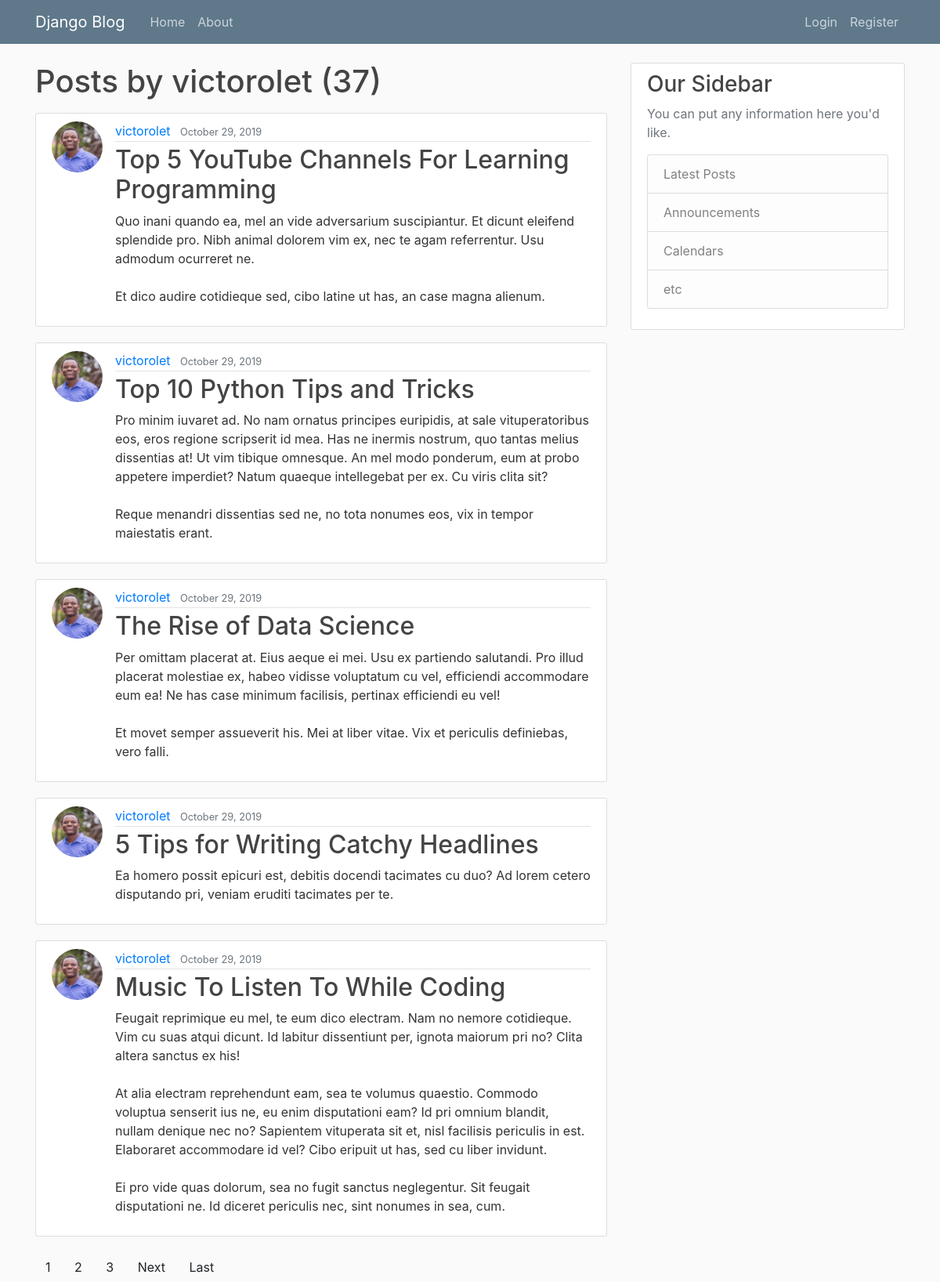
/blog/user/victorolet, run on an earlier commit of the app's database.
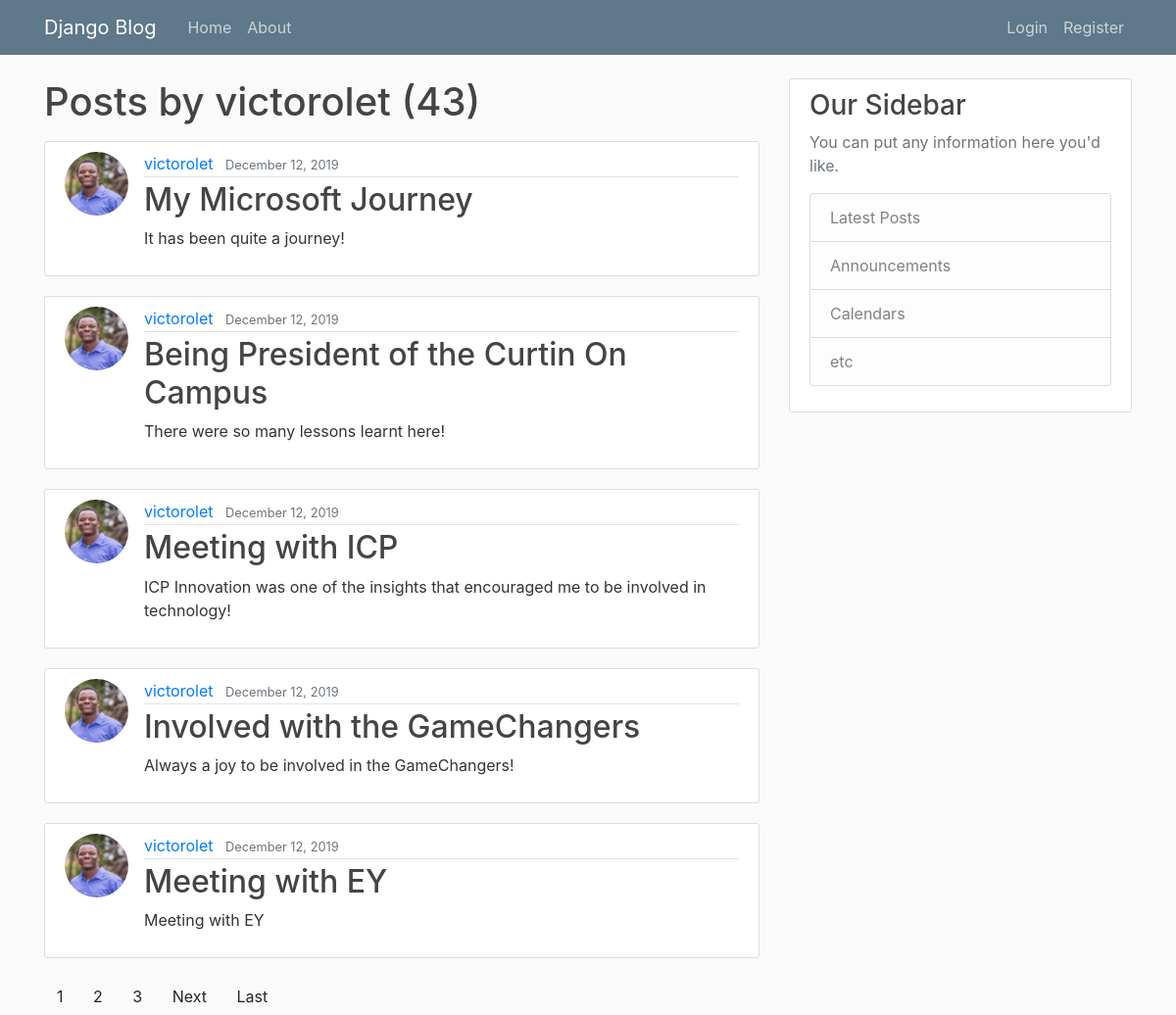
And on a later commit of the database.
### blog/models.py (models this page shows, shortened)
class Post(models.Model):
    title = models.CharField(max_length=100)
    content = models.TextField()
    date_posted = models.DateTimeField(default=timezone.now)
    author = models.ForeignKey(User, on_delete=models.CASCADE)
    objects = models.Manager()
    image = models.ImageField(upload_to="post_pics")

### users/models.py (models this page shows, shortened)
class Profile(models.Model):
    user = models.OneToOneField(User, on_delete=models.CASCADE)
    image = models.ImageField(default="default.jpg", upload_to="profile_pics")

### blog/views.py (the view)
# urls.py: path("user/<str:username>", UserPostListView.as_view(),name="user-posts"),
class UserPostListView(ListView):
    model=Post
    template_name ="blog/user_posts.html"  #<app>/<model>_<viewtype>.html
    context_object_name ="posts"
    paginate_by = 5
    def get_queryset(self):
        user=get_object_or_404(User,username=self.kwargs.get("username"))
        return Post.objects.filter(author=user).order_by("-date_posted")

### blog/templates/blog/user_posts.html (shortened to what this page needs)
{% extends "blog/base.html" %}
{% block content %}
<h1 class="mb-3">Posts by {{view.kwargs.username}} ({{ page_obj.paginator.count }})</h1>
{% for post in posts %}
<article class="media content-section">
  <img class="rounded-circle article-img" src="{{post.author.profile.image.url}}" alt="">
  <div class="media-body">
    <div class="article-metadata">
      <a class="mr-2" href="{% url 'user-posts' post.author.username %}">{{ post.author }}</a>
      <small class="text-muted">{{ post.date_posted | date:"F d, Y" }}</small>
    </div>
    <h2><a class="article-title" href="{% url 'post-detail' post.id %}">{{ post.title }}</a></h2>
    <p class="article-content">{{ post.content }}</p>
  </div>
</article>
{% endfor %}
{% if is_paginated %}
{% for num in page_obj.paginator.page_range %}
{% if page_obj.number == num %}
<a class=btn btn-info mb-4 href="?page={{num}}">{{num}}</a>
{% elif num > page_obj.number|add:"-3" and num < page_obj.number|add:"3" %}
<a class=btn btn-outline-info mb-4 href="?page={{num}}">{{num}}</a>
{% endif %}
{% endfor %}
{% if page_obj.has_next %}
<a class=btn btn-outline-info mb-4 href="?page={{page_obj.next_page_number}}">Next</a>
<a class=btn btn-outline-info mb-4 href="?page={{page_obj.paginator.num_pages}}">Last</a>
{% endif %}
{% endif %}
{% endblock content %}

### blog/templates/blog/base.html (shortened to what this page needs)
{%load static%}
<!DOCTYPE html>
<html lang="en">
<head>
    <link rel="stylesheet" href="https://stackpath.bootstrapcdn.com/bootstrap/4.3.1/css/bootstrap.min.css">
    <link rel="stylesheet" type="text/css" href="{% static 'blog/main.css' %}">
</head>
<body>
        <header class="site-header">
            <nav class="navbar navbar-expand-md navbar-dark bg-steel fixed-top">
                <div class="container">
                <a class="navbar-brand mr-4" href="{% url 'blog-home' %}">Django Blog</a>
                <div class="collapse navbar-collapse" id="navbarToggle">
                    <div class="navbar-nav mr-auto">
                    <a class="nav-item nav-link" href="{% url 'blog-home' %}">Home</a>
                    <a class="nav-item nav-link" href="{% url 'blog-about' %}">About</a>
                    </div>
                    <div class="navbar-nav">
                      {% if user.is_authenticated %}
                      <a class="nav-item nav-link" href="{% url 'post-create' %}">New Post</a>
                      <a class="nav-item nav-link" href="{% url 'profile' %}">Profile</a>
                      <a class="nav-item nav-link" href="{% url 'logout' %}">Logout</a>
                      {% else %}
                        <a class="nav-item nav-link" href="{% url 'login' %}">Login</a>
                        <a class="nav-item nav-link" href="{% url 'register' %}">Register</a>
                      {% endif %}
                    </div>
                </div>
                </div>
            </nav>
        </header>
        <main role="main" class="container">
                <div class="row">
                  <div class="col-md-8">
                    {% block content %}{% endblock %}
                  </div>
                  <div class="col-md-4">
                    <div class="content-section">
                      <h3>Our Sidebar</h3>
                      <p class='text-muted'>You can put any information here you'd like.
                        <ul class="list-group">
                          <li class="list-group-item list-group-item-light">Latest Posts</li>
                          <li class="list-group-item list-group-item-light">Announcements</li>
                          <li class="list-group-item list-group-item-light">Calendars</li>
                          <li class="list-group-item list-group-item-light">etc</li>
                        </ul>
                      </p>
                    </div>
                  </div>
                </div>
         </main>
</body>
</html>

### blog/static/blog/main.css (style rules this page uses)
body { background: #fafafa; color: #333333; margin-top: 5rem; }
h1, h2, h3, h4, h5, h6 { color: #444444; }
ul { margin: 0; }
.bg-steel { background-color: #5f788a; }
.site-header .navbar-nav .nav-link { color: #cbd5db; }
.content-section { background: #ffffff; padding: 10px 20px; border: 1px solid #dddddd; border-radius: 3px; margin-bottom: 20px; }
.article-title { color: #444444; }
.article-content { white-space: pre-line; }
.article-img { height: 65px; width: 65px; margin-right: 16px; }
.article-metadata { padding-bottom: 1px; margin-bottom: 4px; border-bottom: 1px solid #e3e3e3 }

What changed in the data, as far as the page shows it:
no longer on this page (row unchanged): Post: author.profile.image (picture), author "victorolet", date_posted "October 29, 2019", title "Top 5 YouTube Channels For Learning Programming", content "Quo inani quando ea, mel an vide adversarium suscipiantur. Et dicunt eleifend splendide pro. Nibh animal dolorem vim ex, nec te agam referrentur. Usu admodum ocurreret ne. Et dico audire cotidieque sed, cibo latine ut has, an case magna alienum."
no longer on this page (row unchanged): Post: author.profile.image (picture), author "victorolet", date_posted "October 29, 2019", title "Top 10 Python Tips and Tricks", content "Pro minim iuvaret ad. No nam ornatus principes euripidis, at sale vituperatoribus eos, eros regione scripserit id mea. Has ne inermis nostrum, quo tantas melius dissentias at! Ut vim tibique omnesque. An mel modo ponderum, eum at probo appetere imperdiet? Natum quaeque intellegebat per ex. Cu viris clita sit? Reque menandri dissentias sed ne, no tota nonumes eos, vix in tempor maiestatis erant."
no longer on this page (row unchanged): Post: author.profile.image (picture), author "victorolet", date_posted "October 29, 2019", title "The Rise of Data Science", content "Per omittam placerat at. Eius aeque ei mei. Usu ex partiendo salutandi. Pro illud placerat molestiae ex, habeo vidisse voluptatum cu vel, efficiendi accommodare eum ea! Ne has case minimum facilisis, pertinax efficiendi eu vel! Et movet semper assueverit his. Mei at liber vitae. Vix et periculis definiebas, vero falli."
no longer on this page (row unchanged): Post: author.profile.image (picture), author "victorolet", date_posted "October 29, 2019", title "5 Tips for Writing Catchy Headlines", content "Ea homero possit epicuri est, debitis docendi tacimates cu duo? Ad lorem cetero disputando pri, veniam eruditi tacimates per te."
no longer on this page (row unchanged): Post: author.profile.image (picture), author "victorolet", date_posted "October 29, 2019", title "Music To Listen To While Coding", content "Feugait reprimique eu mel, te eum dico electram. Nam no nemore cotidieque. Vim cu suas atqui dicunt. Id labitur dissentiunt per, ignota maiorum pri no? Clita altera sanctus ex his! At alia electram reprehendunt eam, sea te volumus quaestio. Commodo voluptua senserit ius ne, eu enim disputationi eam? Id pri omnium blandit, nullam denique nec no? Sapientem vituperata sit et, nisl facilisis periculis in est. Elaboraret accommodare id vel? Cibo eripuit ut has, sed cu liber invidunt. Ei pro vide quas dolorum, sea no fugit sanctus neglegentur. Sit feugait disputationi ne. Id diceret periculis nec, sint nonumes in sea, cum."
added Post: author.profile.image (picture), author "victorolet", date_posted "December 12, 2019", title "My Microsoft Journey", content "It has been quite a journey!"
added Post: author.profile.image (picture), author "victorolet", date_posted "December 12, 2019", title "Being President of the Curtin On Campus", content "There were so many lessons learnt here!"
added Post: author.profile.image (picture), author "victorolet", date_posted "December 12, 2019", title "Meeting with ICP", content "ICP Innovation was one of the insights that encouraged me to be involved in technology!"
added Post: author.profile.image (picture), author "victorolet", date_posted "December 12, 2019", title "Involved with the GameChangers", content "Always a joy to be involved in the GameChangers!"
added Post: author.profile.image (picture), author "victorolet", date_posted "December 12, 2019", title "Meeting with EY", content "Meeting with EY"
Also different on the page:
{{ page_obj.paginator.count }}: "37" → "43"
